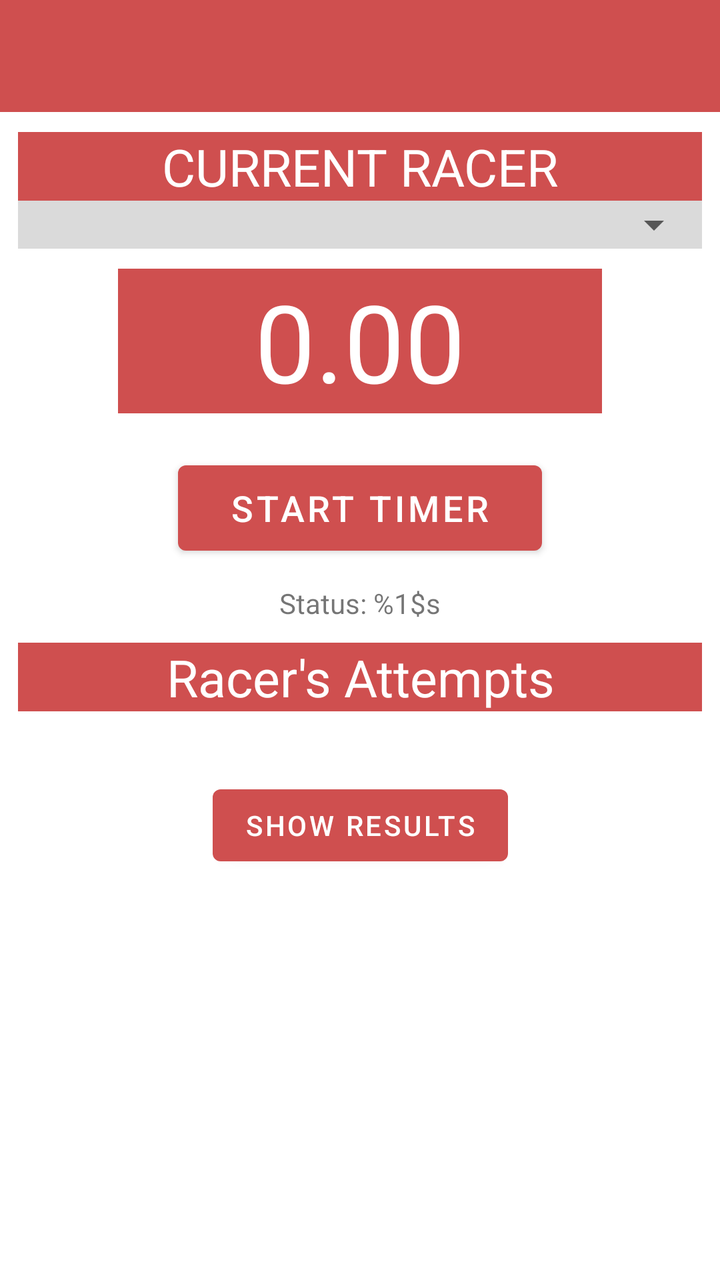
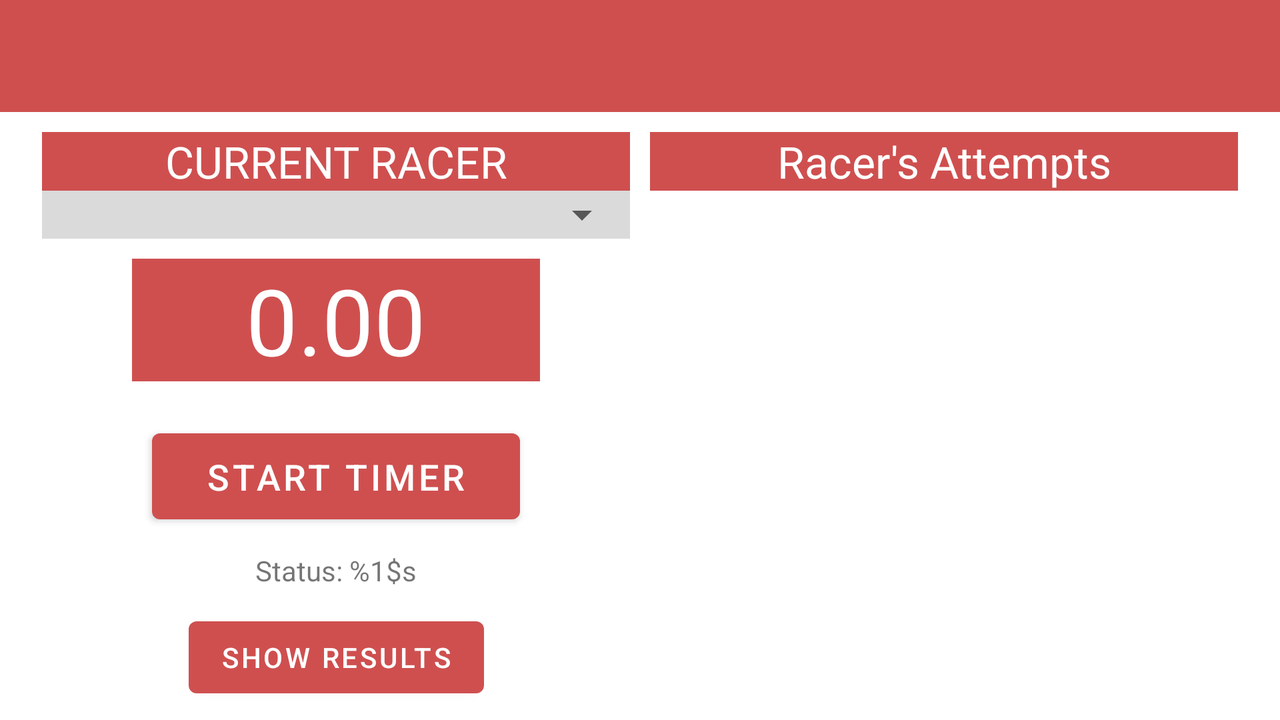

Compare how this app lays out the same screen by default and in its alternative resource folder. The renders come first, then the two layout files and the values they reference.
<!-- AndroidManifest.xml: application theme Theme.RaceApp -->
<!-- res/layout/activity_race.xml -->
<?xml version="1.0" encoding="utf-8"?>
<androidx.constraintlayout.widget.ConstraintLayout xmlns:android="http://schemas.android.com/apk/res/android"
    xmlns:app="http://schemas.android.com/apk/res-auto"
    xmlns:tools="http://schemas.android.com/tools"
    android:layout_width="match_parent"
    android:layout_height="match_parent"
    tools:context=".RaceActivity">

    <androidx.appcompat.widget.Toolbar
        android:id="@+id/toolbar"
        android:layout_width="match_parent"
        android:layout_height="?attr/actionBarSize"
        android:layout_alignParentTop="true"
        android:background="?attr/colorPrimary"
        app:layout_constraintStart_toStartOf="parent"
        app:layout_constraintTop_toTopOf="parent" />

    <ScrollView
        android:layout_width="0dp"
        android:layout_height="0dp"
        android:clickable="true"
        android:focusable="true"
        android:focusableInTouchMode="true"
        app:layout_constraintBottom_toBottomOf="parent"
        app:layout_constraintEnd_toEndOf="parent"
        app:layout_constraintStart_toStartOf="parent"
        app:layout_constraintTop_toBottomOf="@+id/toolbar">

    <androidx.constraintlayout.widget.ConstraintLayout
        android:id="@+id/scrollViewConstraint"
        android:layout_width="match_parent"
        android:layout_height="wrap_content"
        android:clickable="true"
        android:focusable="true"
        android:focusableInTouchMode="true">

        <androidx.constraintlayout.widget.Guideline
            android:id="@+id/guidelineLeft"
            android:layout_width="wrap_content"
            android:layout_height="wrap_content"
            android:orientation="vertical"
            app:layout_constraintGuide_percent="0.025" />

        <androidx.constraintlayout.widget.Guideline
            android:id="@+id/guidelineRight"
            android:layout_width="wrap_content"
            android:layout_height="wrap_content"
            android:orientation="vertical"
            app:layout_constraintGuide_percent="0.975" />

        <TextView
            android:id="@+id/currentRacerHeader"
            style="@style/Header"
            android:layout_width="0dp"
            android:layout_height="0dp"
            android:layout_marginTop="10dp"
            android:text="@string/current_racer"
            app:layout_constraintEnd_toStartOf="@+id/guidelineRight"
            app:layout_constraintStart_toStartOf="@+id/guidelineLeft"
            app:layout_constraintTop_toTopOf="parent" />


        <androidx.constraintlayout.widget.ConstraintLayout
            android:id="@+id/spinnerBackground"
            android:layout_width="0dp"
            android:layout_height="wrap_content"
            android:background="@color/gray_light"
            app:layout_constraintEnd_toStartOf="@+id/guidelineRight"
            app:layout_constraintStart_toStartOf="@+id/guidelineLeft"
            app:layout_constraintTop_toBottomOf="@+id/currentRacerHeader">

            <Spinner
                android:id="@+id/spinnerRacers"
                android:layout_width="0dp"
                android:layout_height="wrap_content"
                android:spinnerMode="dialog"
                app:layout_constraintBottom_toBottomOf="parent"
                app:layout_constraintEnd_toEndOf="parent"
                app:layout_constraintStart_toStartOf="parent"
                app:layout_constraintTop_toTopOf="parent" />
        </androidx.constraintlayout.widget.ConstraintLayout>

        <TextView
            android:id="@+id/viewTimer"
            style="@style/HeaderNoRatio"
            android:layout_width="0dp"
            android:layout_height="0dp"
            android:layout_marginStart="50dp"
            android:layout_marginTop="10dp"
            android:layout_marginEnd="50dp"
            android:text="@string/_0_00"
            android:textSize="50sp"
            app:layout_constraintDimensionRatio="1:0.3"
            app:layout_constraintEnd_toStartOf="@+id/guidelineRight"
            app:layout_constraintStart_toStartOf="@+id/guidelineLeft"
            app:layout_constraintTop_toBottomOf="@+id/spinnerBackground" />

        <TextView
            android:id="@+id/viewRacerStats"
            style="@style/Header"
            android:layout_width="0dp"
            android:layout_height="0dp"
            android:layout_marginTop="40dp"
            android:text="@string/racer_s_attempts"
            app:layout_constraintEnd_toStartOf="@+id/guidelineRight"
            app:layout_constraintStart_toStartOf="@+id/guidelineLeft"
            app:layout_constraintTop_toBottomOf="@+id/buttonTimer" />

            <Button
                android:id="@+id/buttonResults"
                android:layout_width="wrap_content"
                android:layout_height="wrap_content"
                android:layout_marginTop="32dp"
                android:text="@string/show_results"
                app:layout_constraintEnd_toStartOf="@+id/guidelineRight"
                app:layout_constraintStart_toStartOf="@+id/guidelineLeft"
                app:layout_constraintTop_toBottomOf="@+id/tableAttempts" />

            <TableLayout
                android:id="@+id/tableAttempts"
                android:layout_width="0dp"
                android:layout_height="wrap_content"
                android:layout_marginTop="1dp"
                android:stretchColumns="*"
                app:layout_constraintEnd_toStartOf="@+id/guidelineRight"
                app:layout_constraintStart_toStartOf="@+id/guidelineLeft"
                app:layout_constraintTop_toBottomOf="@+id/viewRacerStats">
            </TableLayout>

        <Button
            android:id="@+id/buttonTimer"
            android:layout_width="0dp"
            android:layout_height="0dp"
            android:layout_marginStart="80dp"
            android:layout_marginTop="20dp"
            android:layout_marginEnd="80dp"
            android:text="@string/start_timer"
            android:textSize="18sp"
            app:layout_constraintDimensionRatio="1:0.3"
            app:layout_constraintEnd_toStartOf="@+id/guidelineRight"
            app:layout_constraintStart_toStartOf="@+id/guidelineLeft"
            app:layout_constraintTop_toBottomOf="@+id/viewTimer" />

        <TextView
            android:id="@+id/magnetAccuracyView"
            android:layout_width="wrap_content"
            android:layout_height="wrap_content"
            android:gravity="center"
            android:text="@string/magnet_status"
            app:layout_constraintBottom_toTopOf="@+id/viewRacerStats"
            app:layout_constraintEnd_toEndOf="parent"
            app:layout_constraintStart_toStartOf="parent"
            app:layout_constraintTop_toBottomOf="@+id/buttonTimer" />
    </androidx.constraintlayout.widget.ConstraintLayout>
    </ScrollView>

</androidx.constraintlayout.widget.ConstraintLayout>
<!-- resources referenced by this layout -->
<resources>
  <color name="gray_light">#DADADA</color>
  <string name="_0_00">0.00</string>
  <string name="current_racer">CURRENT RACER</string>
  <string name="magnet_status">Status: %1$s</string>
  <string name="racer_s_attempts">Racer\'s Attempts</string>
  <string name="show_results">Show Results</string>
  <string name="start_timer">START TIMER</string>
  <style name="Header">
          <item name="android:background">@color/red</item>
          <item name="android:textColor">@color/white</item>
          <item name="layout_constraintDimensionRatio">1:0.1</item>
          <item name="autoSizeTextType">uniform</item>
          <item name="android:gravity">center</item>
      </style>
  <style name="HeaderNoRatio">
          <item name="android:background">@color/red</item>
          <item name="android:textColor">@color/white</item>
          <item name="autoSizeTextType">uniform</item>
          <item name="android:gravity">center</item>
      </style>
  <style name="Theme.RaceApp" parent="Theme.MaterialComponents.DayNight.NoActionBar">
          
          <item name="colorPrimary">@color/red</item>
          <item name="colorPrimaryVariant">@color/red_dark</item>
          <item name="colorOnPrimary">@color/white</item>
          
          <item name="colorSecondary">@color/teal_light</item>
          <item name="colorSecondaryVariant">@color/teal_dark</item>
          <item name="colorOnSecondary">@color/black</item>
          
          <item name="android:statusBarColor" tools:targetApi="l">?attr/colorPrimaryVariant</item>
          
          <item name="android:windowAnimationStyle">@null</item>
      </style>
  <color name="red">#CF4F4F</color>
  <color name="white">#FFFFFFFF</color>
  <color name="red_dark">#9E2323</color>
  <color name="teal_light">#5DA399</color>
  <color name="teal_dark">#FF018786</color>
  <color name="black">#FF000000</color>
</resources>
<!-- res/layout-land/activity_race.xml (the repository's variant of the layout above) -->
<!-- drawn on the phone turned sideways -->
<?xml version="1.0" encoding="utf-8"?>
<androidx.constraintlayout.widget.ConstraintLayout xmlns:android="http://schemas.android.com/apk/res/android"
    xmlns:app="http://schemas.android.com/apk/res-auto"
    xmlns:tools="http://schemas.android.com/tools"
    android:layout_width="match_parent"
    android:layout_height="match_parent"
    tools:context=".RaceActivity">

    <androidx.appcompat.widget.Toolbar
        android:id="@+id/toolbar"
        android:layout_width="match_parent"
        android:layout_height="?attr/actionBarSize"
        android:layout_alignParentTop="true"
        android:background="?attr/colorPrimary"
        app:layout_constraintStart_toStartOf="parent"
        app:layout_constraintTop_toTopOf="parent" />

    <ScrollView
        android:layout_width="0dp"
        android:layout_height="0dp"
        android:clickable="true"
        android:focusable="true"
        android:focusableInTouchMode="true"
        app:layout_constraintBottom_toBottomOf="parent"
        app:layout_constraintEnd_toEndOf="parent"
        app:layout_constraintStart_toStartOf="parent"
        app:layout_constraintTop_toBottomOf="@+id/toolbar">

    <androidx.constraintlayout.widget.ConstraintLayout
        android:id="@+id/scrollViewConstraint"
        android:layout_width="match_parent"
        android:layout_height="wrap_content"
        android:clickable="true"
        android:focusable="true"
        android:focusableInTouchMode="true">

        <androidx.constraintlayout.widget.Guideline
            android:id="@+id/guidelineLeft"
            android:layout_width="wrap_content"
            android:layout_height="wrap_content"
            android:orientation="vertical"
            app:layout_constraintGuide_percent="0.025" />

        <androidx.constraintlayout.widget.Guideline
            android:id="@+id/guidelineRight"
            android:layout_width="wrap_content"
            android:layout_height="wrap_content"
            android:orientation="vertical"
            app:layout_constraintGuide_percent="0.975" />

        <androidx.constraintlayout.widget.Guideline
            android:id="@+id/guidelineMiddle"
            android:layout_width="wrap_content"
            android:layout_height="wrap_content"
            android:orientation="vertical"
            app:layout_constraintGuide_percent="0.5" />

        <TextView
            android:id="@+id/currentRacerHeader"
            style="@style/Header"
            android:layout_width="0dp"
            android:layout_height="0dp"
            android:layout_marginStart="5dp"
            android:layout_marginTop="10dp"
            android:layout_marginEnd="5dp"
            android:text="@string/current_racer"
            app:layout_constraintEnd_toStartOf="@+id/guidelineMiddle"
            app:layout_constraintStart_toStartOf="@+id/guidelineLeft"
            app:layout_constraintTop_toTopOf="parent" />


        <androidx.constraintlayout.widget.ConstraintLayout
            android:id="@+id/spinnerBackground"
            android:layout_width="0dp"
            android:layout_height="wrap_content"
            android:background="@color/gray_light"
            app:layout_constraintEnd_toEndOf="@+id/currentRacerHeader"
            app:layout_constraintStart_toStartOf="@+id/currentRacerHeader"
            app:layout_constraintTop_toBottomOf="@+id/currentRacerHeader">

            <Spinner
                android:id="@+id/spinnerRacers"
                android:layout_width="0dp"
                android:layout_height="wrap_content"
                android:spinnerMode="dialog"
                app:layout_constraintBottom_toBottomOf="parent"
                app:layout_constraintEnd_toEndOf="parent"
                app:layout_constraintStart_toStartOf="parent"
                app:layout_constraintTop_toTopOf="parent" />
        </androidx.constraintlayout.widget.ConstraintLayout>

        <TextView
            android:id="@+id/viewTimer"
            style="@style/HeaderNoRatio"
            android:layout_width="0dp"
            android:layout_height="0dp"
            android:layout_marginStart="50dp"
            android:layout_marginTop="10dp"
            android:layout_marginEnd="50dp"
            android:text="@string/_0_00"
            android:textSize="50sp"
            app:layout_constraintDimensionRatio="1:0.3"
            app:layout_constraintEnd_toStartOf="@+id/guidelineMiddle"
            app:layout_constraintStart_toStartOf="@+id/guidelineLeft"
            app:layout_constraintTop_toBottomOf="@+id/spinnerBackground" />

        <TextView
            android:id="@+id/viewRacerStats"
            style="@style/Header"
            android:layout_width="0dp"
            android:layout_height="0dp"
            android:layout_marginStart="5dp"
            android:layout_marginTop="10dp"
            android:layout_marginEnd="5dp"
            android:text="@string/racer_s_attempts"
            app:layout_constraintEnd_toStartOf="@+id/guidelineRight"
            app:layout_constraintStart_toStartOf="@+id/guidelineMiddle"
            app:layout_constraintTop_toTopOf="parent" />

        <Button
            android:id="@+id/buttonResults"
            android:layout_width="wrap_content"
            android:layout_height="wrap_content"
            android:layout_marginTop="10dp"
            android:text="@string/show_results"
            app:layout_constraintEnd_toStartOf="@+id/guidelineMiddle"
            app:layout_constraintStart_toStartOf="@+id/guidelineLeft"
            app:layout_constraintTop_toBottomOf="@+id/magnetAccuracyView" />

        <TableLayout
            android:id="@+id/tableAttempts"
            android:layout_width="0dp"
            android:layout_height="wrap_content"
            android:layout_marginTop="1dp"
            android:stretchColumns="*"
            app:layout_constraintEnd_toEndOf="@+id/viewRacerStats"
            app:layout_constraintStart_toStartOf="@+id/viewRacerStats"
            app:layout_constraintTop_toBottomOf="@+id/viewRacerStats" />

        <Button
            android:id="@+id/buttonTimer"
            android:layout_width="0dp"
            android:layout_height="0dp"
            android:layout_marginStart="60dp"
            android:layout_marginTop="20dp"
            android:layout_marginEnd="60dp"
            android:text="@string/start_timer"
            android:textSize="18sp"
            app:layout_constraintDimensionRatio="1:0.3"
            app:layout_constraintEnd_toStartOf="@+id/guidelineMiddle"
            app:layout_constraintStart_toStartOf="@+id/guidelineLeft"
            app:layout_constraintTop_toBottomOf="@+id/viewTimer" />

        <TextView
            android:id="@+id/magnetAccuracyView"
            android:layout_width="wrap_content"
            android:layout_height="wrap_content"
            android:layout_marginTop="10dp"
            android:gravity="center"
            android:text="@string/magnet_status"
            app:layout_constraintBottom_toTopOf="@+id/viewRacerStats"
            app:layout_constraintEnd_toStartOf="@+id/guidelineMiddle"
            app:layout_constraintStart_toStartOf="@+id/guidelineLeft"
            app:layout_constraintTop_toBottomOf="@+id/buttonTimer"
            app:layout_constraintVertical_bias="0.0" />
    </androidx.constraintlayout.widget.ConstraintLayout>
    </ScrollView>

</androidx.constraintlayout.widget.ConstraintLayout>
